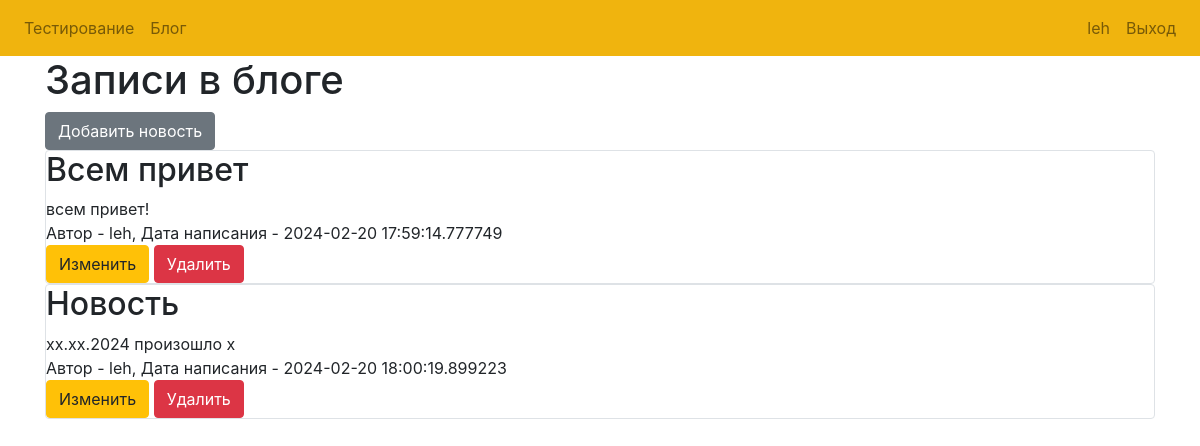
Screenshot of /news (signed in) with the database file from the repository.
### data/users.py (models this page shows)
class User(SqlAlchemyBase, UserMixin):
    __tablename__ = 'users'
    id = sqlalchemy.Column(sqlalchemy.Integer, primary_key=True)
    email = sqlalchemy.Column(sqlalchemy.String, unique=True)
    password = sqlalchemy.Column(sqlalchemy.String)
    first_name = sqlalchemy.Column(sqlalchemy.String)
    news = orm.relationship("News", back_populates='user')

### data/news.py (models this page shows)
class News(SqlAlchemyBase):
    __tablename__ = 'news'
    id = sqlalchemy.Column(sqlalchemy.Integer,
                           primary_key=True, autoincrement=True)
    title = sqlalchemy.Column(sqlalchemy.String, nullable=True)
    content = sqlalchemy.Column(sqlalchemy.String, nullable=True)
    created_date = sqlalchemy.Column(sqlalchemy.DateTime,
                                     default=datetime.datetime.now)
    is_private = sqlalchemy.Column(sqlalchemy.Boolean, default=True)
    user_id = sqlalchemy.Column(sqlalchemy.Integer,
                                sqlalchemy.ForeignKey("users.id"))
    user = orm.relationship('User')

### view.py (the view)
@view.route("/news")
@login_required
def news_check():
    db_sess = db_session.create_session()
    if current_user.is_authenticated:
        news = db_sess.query(News).filter(
            (News.user == current_user) | (News.is_private != 1))
    else:
        news = db_sess.query(News).filter(News.is_private != 1)
    return render_template("news.html", news=news, user=current_user)

### __init__.py (called while the page is built)
def create_app():
    app = Flask(__name__)
    app.config["SECRET_KEY"] = "Leha_secret"
    db_session.global_init(f"db/{DB_NAME}")
    app.register_blueprint(view, url_prefix="/")
    app.register_blueprint(auth, url_prefix="/")
    login_manager = LoginManager()
    login_manager.login_view = "auth.login"
    login_manager.init_app(app)
    @login_manager.user_loader
    def load_user(user_id):
        db_sess = db_session.create_session()
        return db_sess.query(User).get(int(user_id))
    app.run()
    return app

### data/db_session.py (called while the page is built)
def create_session() -> Session:
    global __factory
    return __factory()

### templates/news.html
{% extends "base.html" %}{% block title %}News{% endblock %}
{% block content %}
<h1>Записи в блоге</h1>
{% if current_user.is_authenticated %}
    <a href="news-add" class="btn btn-secondary">Добавить новость</a>
{% endif %}
{% for item in news%}
<div class="col-md6 border rounded">
    <h2>{{ item.title }}</h2>
    <div>
        {{ item.content }}
    </div>
    <div>
        Автор - {{ item.user.first_name }}, Дата написания - {{ item.created_date }}
    </div>
    {% if current_user.is_authenticated and current_user == item.user %}
        <div>
            <a href="/edit-news/{{ item.id }}" class="btn btn-warning">
                Изменить
            </a>
            <a href="/news_delete/{{ item.id }}" class="btn btn-danger">
                Удалить
            </a>
        </div>
    {% endif %}
</div>
{% endfor %}
{% endblock %}

### templates/base.html (shortened to what this page needs)
<!DOCTYPE html>
<html>
  <head>
    <link
      rel="stylesheet"
      href="https://stackpath.bootstrapcdn.com/bootstrap/4.4.1/css/bootstrap.min.css"
    />
    <link
      rel="stylesheet"
      href="https://stackpath.bootstrapcdn.com/font-awesome/4.7.0/css/font-awesome.min.css"
    />
    <link rel="stylesheet" type="text/css" href="static/css/container.css">
  </head>
  <body>
    <nav class="navbar navbar-expand-lg navbar-light" style="background-color: #f0b40e;">
      <div class="collapse navbar-collapse" id="navbar">
        <div class="navbar-nav">
          {% if user.is_authenticated %}
          <a class="nav-item nav-link" id="home" href="/">Тестирование</a>
          <a class="nav-item nav-link" id="news" href="/news">Блог</a>
          {% else %}
          <a class="nav-item nav-link" id="login" href="/login">Вход</a>
          <a class="nav-item nav-link" id="register" href="/register">Регистрация</a>
          {% endif %}
        </div>
      </div>
      <div class="navbar-nav" align="right">
        {% if user.is_authenticated %}
        <a class="nav-item nav-link" id="cabinet" href="/cabinet">{{ user.first_name }}</a>
        <a class="nav-item nav-link" id="logout" href="/logout">Выход</a>
        {% endif %}
      </div>
    </nav>
    <div class="container">{% block content %}{% endblock %}</div>
  </body>
</html>

### static/css/container.css (style rules this page uses)
.container { align-items: center; }

### rows the page displays
User: first_name "leh"
News: title "Всем привет", content "всем привет!", user.first_name "leh", created_date "2024-02-20 17:59:14.777749"
News: title "Новость", content "xx.xx.2024 произошло x", user.first_name "leh", created_date "2024-02-20 18:00:19.899223"
